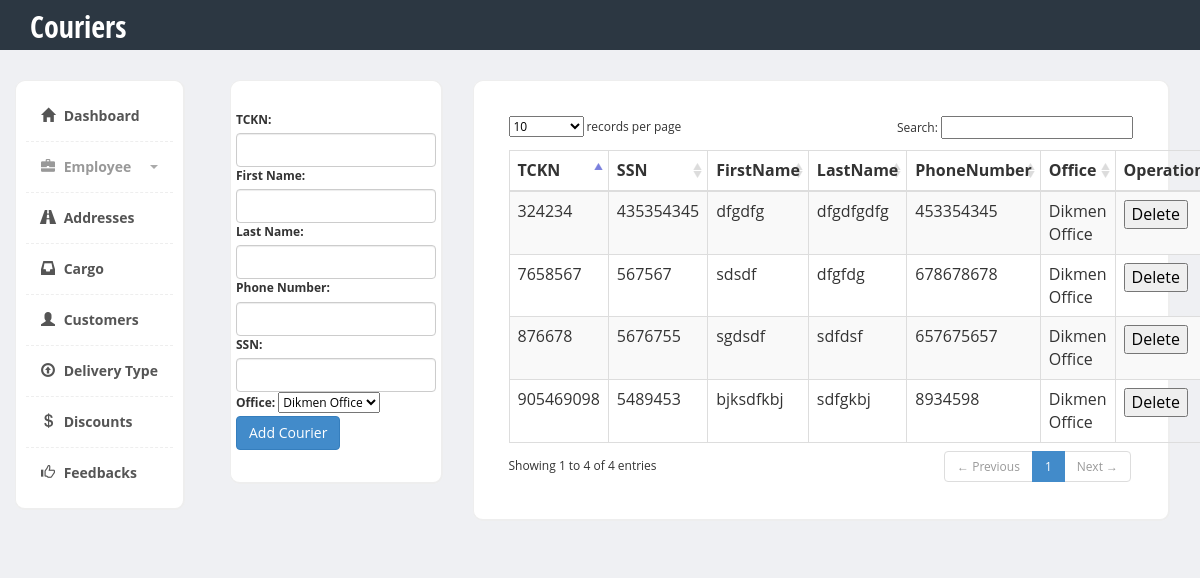
The page /VTProject/couriers.php on the database its author committed.
### tables this page shows
CREATE TABLE `courier` (
  `TCKN` bigint(11) NOT NULL
);

CREATE TABLE `employee` (
  `TCKN` bigint(11) NOT NULL,
  `SSN` int(11) NOT NULL,
  `FK_Office_OfficeID` int(11) NOT NULL
);

CREATE TABLE `person` (
  `TCKN` bigint(11) NOT NULL,
  `FirstName` varchar(255) NOT NULL,
  `LastName` varchar(255) NOT NULL,
  `PhoneNumber` int(20) NOT NULL
);

CREATE TABLE `office` (
  `OfficeID` int(11) NOT NULL,
  `FK_Address_ID` int(11) NOT NULL,
  `Name` varchar(255) NOT NULL
);

### VTProject/couriers.php (the view, shortened to what this page needs)
<html><head>
        <link href="https://code.jquery.com/ui/1.10.3/themes/redmond/jquery-ui.css" rel="stylesheet" media="screen">
        <link href="bootstrap/css/bootstrap.min.css" rel="stylesheet">
        <link href="css/styles.css" rel="stylesheet">
    </head>
    <body>
        <div class="header">
            <div class="container">
                <div class="row">
                    <div class="col-md-5">
                        <div class="logo">
                            <h1><a href="couriers.php">Couriers</a></h1>
                        </div>
                    </div>
                </div>
            </div>
        </div>
        <div class="page-content">
            <div class="row">
                <div class="col-md-2">
                    <div class="sidebar content-box" style="display: block;">
                        <ul class="nav">
                            <li class="current"><a href="index.php"><i class="glyphicon glyphicon-home"></i> Dashboard</a></li>
                            <li class="submenu">
                                <a href="#">
                                    <i class="glyphicon glyphicon-briefcase"></i> Employee
                                    <span class="caret pull-right"></span>
                                </a>
                            </li>
                            <li class="current"><a href="addresses.php"><i class="glyphicon glyphicon-road"></i> Addresses</a></li>
                            <li class="current"><a href="cargo.php"><i class="glyphicon glyphicon-inbox"></i> Cargo</a></li>
                            <li class="current"><a href="customers.php"><i class="glyphicon glyphicon-user"></i> Customers</a></li>
                            <li class="current"><a href="deliveryTypes.php"><i class="glyphicon glyphicon-upload"></i> Delivery Type</a></li>
                            <li class="current"><a href="discounts.php"><i class="glyphicon glyphicon-usd"></i> Discounts </a></li>
                            <li class="current"><a href="feedbacks.php"><i class="glyphicon glyphicon-thumbs-up"></i> Feedbacks </a></li>
                        </ul>
                    </div>
                </div>
                <div class="col-md-10">
                    <div class="col-md-3">
                        <div class="content-box-large">
                            <div class ="row ">
                                <form action="" method="post">
                                    <label for="tc">TCKN:</label>
                                    <input class="form-control" type="text" name="tc" id="tc">
                                    <label for="firstName">First Name:</label>
                                    <input class="form-control" type="text" name="firstname" id="firstName">
                                    <label for="lastName">Last Name:</label>
                                    <input class="form-control" type="text" name="lastname" id="lastName">
                                    <label for="phonenumber">Phone Number:</label>
                                    <input class="form-control" type="text" name="phonenumber" id="phonenumber">
                                    <label for="ssn">SSN:</label>
                                    <input class="form-control" type="text" name="ssn" id="ssn">
                                    <label for="office">Office:</label>
                                    <select name="office">
                                        <?php
                                        include("config.php");
                                        $query = "CALL get_offices()";
                                        $result = mysqli_query($db, $query);
                                        while ($row = mysqli_fetch_assoc($result)) {
                                            echo "<option value= " . $row['OfficeID'] . ">" . $row['Name'] . "</option>";
                                        }
                                        ?>
                                    </select>
                                    <br />
                                    <div class="action">
                                        <input class="btn btn-primary signup" type = "submit" value = " Add Courier "/><br />
                                    </div>
                                </form>
                            </div>
                        </div>
                    </div>
                    <div class ="col-md-9">
                        <div class="content-box-large">
                            <div class="panel-body">
                                <table class="table table-striped table-bordered" id="example" cellspacing="0" cellpadding="0" border="0">
                                    <thead>
                                        <tr>
                                            <th>TCKN</th>
                                            <th>SSN</th>
                                            <th>FirstName</th>
                                            <th>LastName</th>
                                            <th>PhoneNumber</th>
                                            <th>Office</th>
                                            <th>Operations</th>
                                        </tr>
                                    </thead>
                                    <tbody>
                                        <?php
                                        include("config.php");
                                        $query = "CALL get_couriers()";
                                        $result = mysqli_query($db, $query);
                                        while ($row = mysqli_fetch_assoc($result)) {
                                            echo '<tr>';
                                            echo "<td>" . $row["TCKN"] . "</td> <td>" . $row["SSN"] . "</td> <td>" . $row["FirstName"] . "</td> <td>" . $row["LastName"] . "</td> <td>" . $row["PhoneNumber"] . "</td> <td>" . $row["Name"] . "</td>";
                                            echo '<form action="" method="post">';
                                            echo "</td> <td> <input type ='submit' class='button' name='delete' value='Delete' /> "
                                            . "<input type ='hidden' name='delete' value='".$row["TCKN"]."' /> </td>";
                                            echo '</form>';
                                            echo '</tr>';
                                        }
                                        ?>
                                    </tbody>
                                </table>
                            </div>
                        </div>
                    </div>
                </div>
            </div>
        </div>
        <link href="vendors/datatables/dataTables.bootstrap.css" rel="stylesheet" media="screen">
    </body></html>

### VTProject/css/styles.css (style rules this page uses)
body { font-family: 'Open Sans', sans-serif; background-color: #f7f7f7; position: relative; margin: 0px; font-size: 12px; padding: 0px; }
.page-content > .row { margin-left: 0px !important; margin-right: 0px !important; margin-top: 30px; }
.header { height:50px; background-color: #2c3742; }
.header .logo h1 { font-size:30px; margin:0px; padding:10px 0px; }
.header .logo h1 a { color:#fff; font-family: 'Open Sans Condensed', sans-serif; }
.content-box, .content-box-large { margin-bottom:30px; background:#fff; border-radius:10px; padding:10px; border-left:1px solid #eee; border-top:1px solid #eee; border-right:2px solid #eee; border-bottom:2px solid #eee; }
.content-box-large { padding: 20px; }
.sidebar ul.nav, .sidebar ul.nav ul { list-style: none; padding: 0px; margin: 0px; }
.sidebar .nav > li { margin: 0; border-bottom:1px dashed #eee; }
.sidebar .nav > li:last-child { border-bottom:0px; }
.sidebar .nav > li > a { font-size: 14px; line-height: 20px; padding: 15px 15px; color: #999; display: block; font-weight:bold; background:none; text-decoration: none; border-top:0px; font-weight:bold; }
.sidebar .nav > li > a > i { margin-right:5px; }
.sidebar .nav li a:hover, .sidebar .nav li.current > a { background: #fff; color: #555; border-bottom:0px; }
.sidebar .nav a .caret { float: right; width: 0; height: 0; display: inline-block; vertical-align: top; border-top: 4px solid #aaa; border-right: 4px solid transparent; border-left: 4px solid transparent; content: ""; margin-top: 8px; margin-left: 2px; }
body { background-color: #eff0f3; }
.panel-body { clear:both; }

### rows shown on the page
courier: TCKN "324234", TCKN.SSN "435354345", person.FirstName "dfgdfg", person.LastName "dfgdfgdfg", person.PhoneNumber "453354345", office.Name "Dikmen Office"
courier: TCKN "876678", TCKN.SSN "5676755", person.FirstName "sgdsdf", person.LastName "sdfdsf", person.PhoneNumber "657675657", office.Name "Dikmen Office"
courier: TCKN "7658567", TCKN.SSN "567567", person.FirstName "sdsdf", person.LastName "dfgfdg", person.PhoneNumber "678678678", office.Name "Dikmen Office"
courier: TCKN "905469098", TCKN.SSN "5489453", person.FirstName "bjksdfkbj", person.LastName "sdfgkbj", person.PhoneNumber "8934598", office.Name "Dikmen Office"

### other values the page prints
form field office "Dikmen Office"
